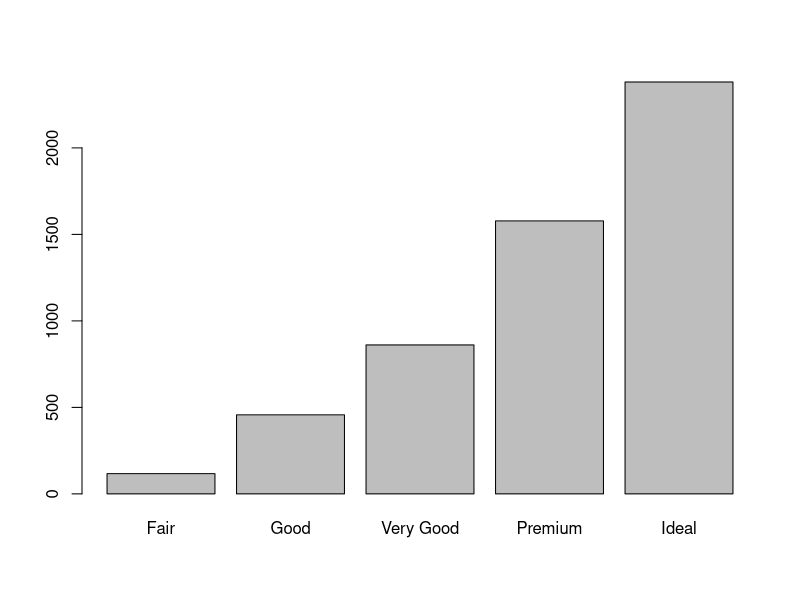

Recreate this plot in R.
##because diamonds dataset is in ggplot2 package
library(ggplot2)
##load data
data(diamonds)

##store it as data frame
dia <- data.frame(diamonds)

##create a random number equal 90% of total number of rows
ran <- sample(1:nrow(dia),0.9 * nrow(dia))

##the normalization function is created
nor <-function(x) { (x -min(x))/(max(x)-min(x))   }

##normalization function is created
dia_nor <- as.data.frame(lapply(dia[,c(1,5,6,7,8,9,10)], nor))

##training dataset extracted
dia_train <- dia_nor[ran,]

##test dataset extracted
dia_test <- dia_nor[-ran,]
##the 2nd column of training dataset because that is what we need to predict about testing dataset
##also convert ordered factor to normal factor
dia_target <- as.factor(dia[ran,2])

##the actual values of 2nd couln of testing dataset to compaire it with values that will be predicted
##also convert ordered factor to normal factor
test_target <- as.factor(dia[-ran,2])

##run knn function
library(class)
pr <- knn(dia_train,dia_test,cl=dia_target,k=8)

##create the confucion matrix
tb <- table(pr,test_target)

##check the accuracy
accuracy <- function(x){sum(diag(x)/(sum(rowSums(x)))) * 100}
accuracy(tb)

plot(pr)
